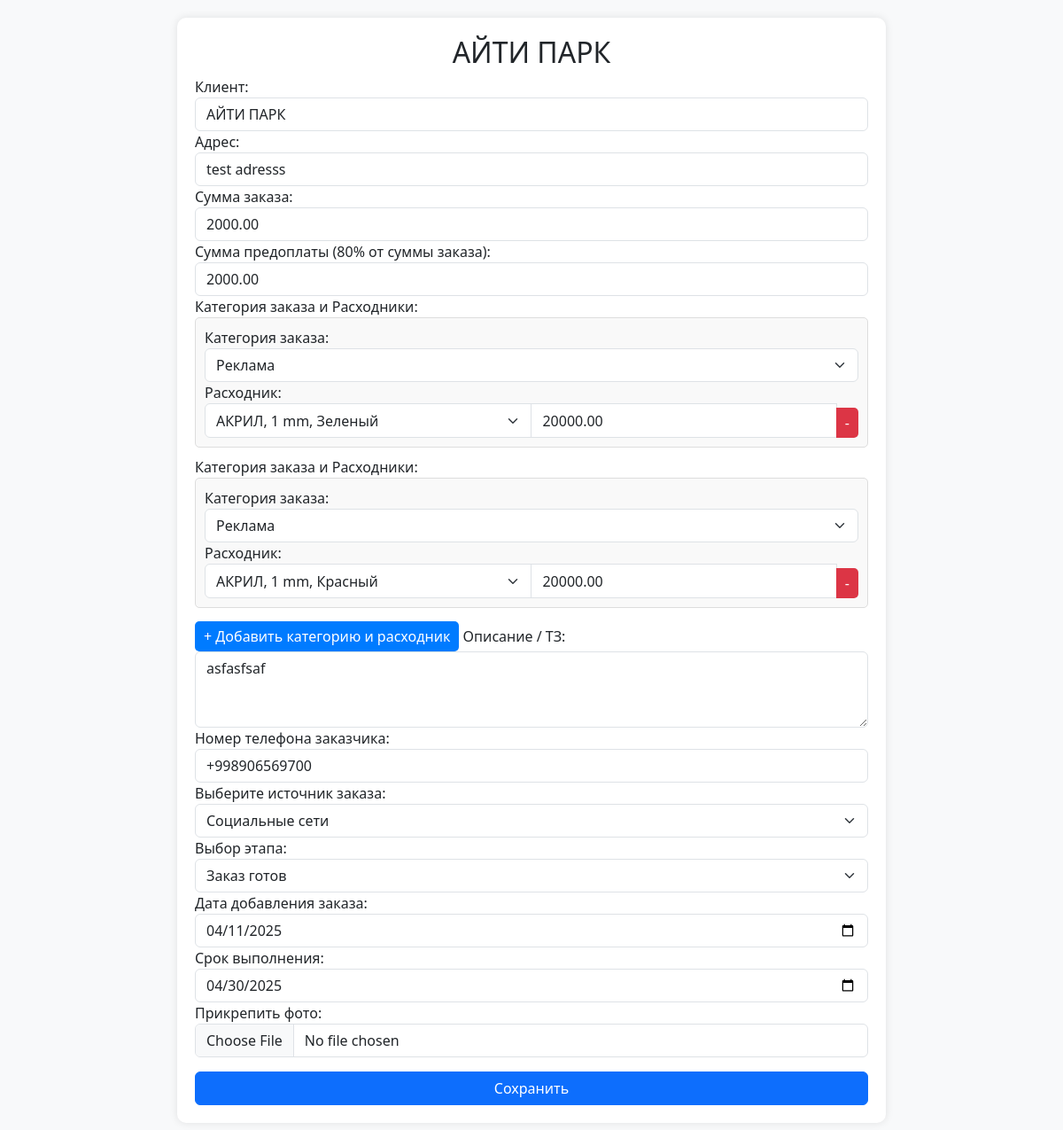
/order/1 (signed in), run on an earlier commit of the app's database.
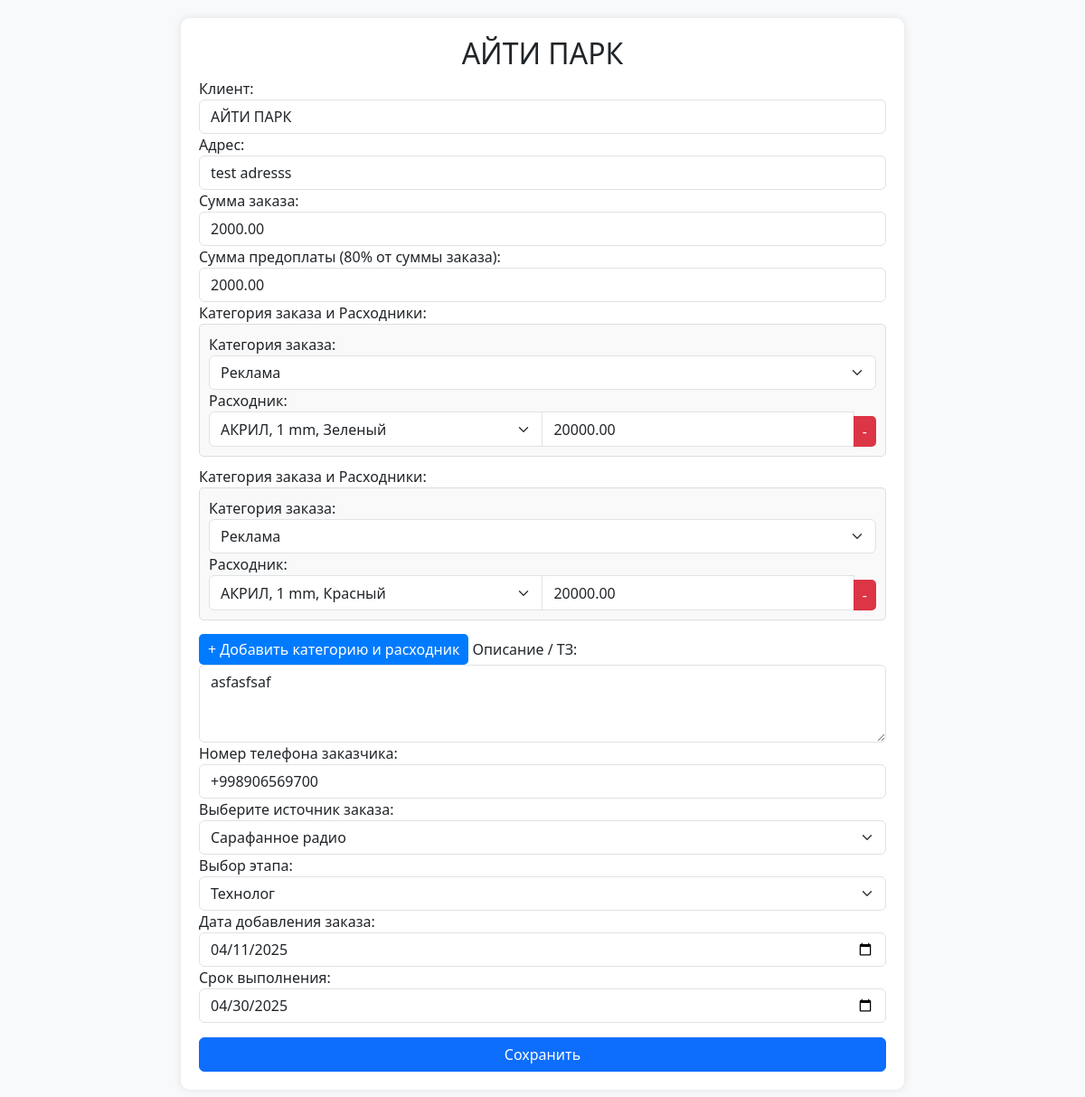
And on a later commit of the database.
### backend/models.py (models this page shows, shortened)
class Orders(models.Model):
    Stage_CHOICES = [
        ("accepted", "Принят"),  # Accepted / Received
        ("design", "Проектирование"),  # Project Design / Planning
        ("technologist", "Технолог"),  # Technologist Stage
        ("manufacturing", "Производство"),  # Manufacturing
        ("assembly", "Сборка"),  # Assembly
        ("delivery", "Доставка"),  # Delivery
        ("order_ready", "Заказ готов"),  # Order Ready
        ("finished", "Завершено"),  # Fully Completed / Finished
    ]
    Social_CHOICES = [
        ("social", "Социальные сети"),
        ("cold_calls", "Холодные звонки"),
        ("word_of_mouth", "Сарафанное радио"),
    ]
    client=models.CharField(max_length=250)
    adress=models.CharField(max_length=250)
    order_sum=models.DecimalField(max_digits=10, decimal_places=2,default=0)
    order_predoplata=models.DecimalField(max_digits=10, decimal_places=2,default=0)
    description=models.TextField()
    phone=models.CharField(max_length=50)
    social=models.CharField(max_length=20, choices=Social_CHOICES)
    stage = models.CharField(max_length=20, choices=Stage_CHOICES)
    add_order=models.DateField()
    complete_order=models.DateField()
    delivery_photo=models.ImageField(blank=True, upload_to='delivery/')
    rezka=models.BooleanField(default=False)
    svarka=models.BooleanField(default=False)
    fill=models.BooleanField(default=False)
    print=models.BooleanField(default=False)
    sborka=models.BooleanField(default=False)

### backend/views.py (the view, shortened to what this page needs)
# urls.py: path('order/<int:pk>',views.OrderDetail.as_view(),name='order_detail')
class OrderDetail(LoginRequiredMixin,DetailView):
   model = Orders
   login_url = reverse_lazy('login')
   template_name = 'order_detail.html'
   context_object_name = 'item'

### backend/templates/order_detail.html (shortened to what the changed rows need)
{% if request.user.profile.approve %}
<!DOCTYPE html>
<html lang="ru">
<head>
    <link href="https://cdn.jsdelivr.net/npm/bootstrap@5.3.0/dist/css/bootstrap.min.css" rel="stylesheet">
</head>
<body>
    <div class="container">
        <h2 class="text-center">{{item.client}}</h2>
        <form action="" method="POST" enctype="multipart/form-data">
            <label>Клиент:</label>
            <input type="text" class="form-control" placeholder="ООО 'Реклама Плюс'" value="{{item.client}}" name="client" required >
            <label>Адрес:</label>
            <input type="text" class="form-control" placeholder="Введите адрес"  value="{{item.adress}}" name="adress" required>
            <label>Сумма заказа:</label>
            <input type="number" class="form-control" placeholder="100" name="order_sum"  value="{{item.order_sum}}" id="order_sum" required>
            <label>Сумма предоплаты (80% от суммы заказа):</label>
            <input type="number" class="form-control" placeholder="80" readonly name="order_predoplata" value="{{item.order_predoplata}}" id="order_predoplata" required>
            {% for i in item.consumables.all %}
            <label>Категория заказа и Расходники:</label>
            <div id="categories-container">
                <div class="category-group">
                    <label>Категория заказа:</label>
                    <select class="form-select" name="catigories" required>
    <option value="Реклама" {% if i.catigories == "Реклама" %}selected{% endif %}>Реклама</option>
            </select>
                    <label>Расходник:</label>
                    <div class="input-group">
                       <select class="form-select" name="add" required>
    <option value="АКРИЛ, 1 mm, Зеленый" {% if i.add == "АКРИЛ, 1 mm, Зеленый" %}selected{% endif %}>АКРИЛ, 1 mm, Зеленый</option>
    <option value="АКРИЛ, 1 mm, Красный" {% if i.add == "АКРИЛ, 1 mm, Красный" %}selected{% endif %}>АКРИЛ, 1 mm, Красный</option>
</select>
                        <input type="number" class="form-control" placeholder="Стоимость" name="price"  value="{{i.price}}" required>
                        <button type="button" class="btn btn-remove" onclick="removeCategoryGroup(this)">-</button>
                    </div>
                </div>
            </div>
               {% endfor %}
            <button type="button" class="btn-add" onclick="addCategoryGroup()" >+ Добавить категорию и расходник</button>
            <label>Описание / ТЗ:</label>
            <textarea class="form-control" rows="3" name="description"   required >{{item.description}}</textarea>
            <label>Номер телефона заказчика:</label>
            <input type="tel" class="form-control" placeholder="+79997777777"  value="{{item.phone}}" name="phone" required>
            <label>Выберите источник заказа:</label>
            <select class="form-select" name="social" required>
    <option value="social" {% if item.social == "social" %}selected{% endif %}>Социальные сети</option>
    <option value="word_of_mouth" {% if item.social == "word_of_mouth" %}selected{% endif %}>Сарафанное радио</option>
        </select>
            <label>Выбор этапа:</label>
            <select class="form-select" name="stage" required>
    <option value="technologist" {% if item.stage == "technologist" %}selected{% endif %}>Технолог</option>
    <option value="order_ready" {% if item.stage == "order_ready" %}selected{% endif %}>Заказ готов</option>
</select>
            <label>Дата добавления заказа:</label>
           <input type="date" class="form-control" name="add_order" required value="{{ item.add_order|date:'Y-m-d' }}">
            <label>Срок выполнения:</label>
            <input type="date" class="form-control" name="complete_order" required value="{{item.complete_order|date:'Y-m-d'}}">
            {% if item.stage == "finished" or item.stage == "order_ready" %}
            <label>Прикрепить фото:</label>
            <input type="file" class="form-control" name="delivery_photo">
            {% endif %}
            <button type="submit" class="btn btn-primary w-100 mt-3">Сохранить</button>
        </form>
    </div>
</body>
</html>
{% else %}
{% include 'waiting.html' %}
{% endif %}

What changed in the data, as far as the page shows it:
changed Orders "АЙТИ ПАРК": social "Социальные сети" → "Сарафанное радио"; stage "Заказ готов" → "Технолог"
Also different on the page:
text no longer shown: "Прикрепить фото:"
